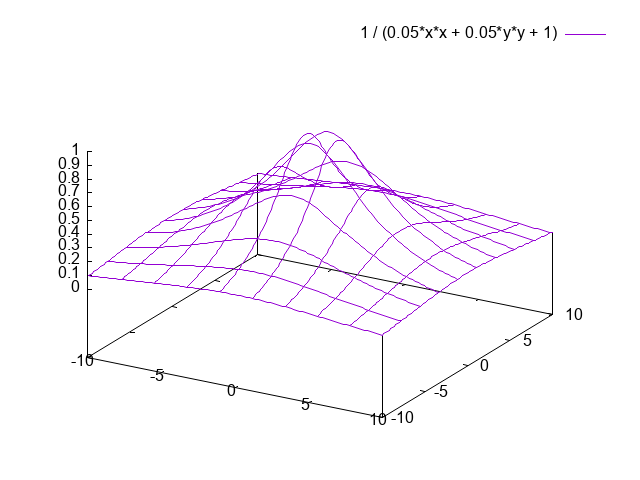

Generate this figure with R:
require(gnuplot);

setwd(@dir);

GNUplot::splot(1 / (0.05*x*x + 0.05*y*y + 1), file = "./splot.png");
